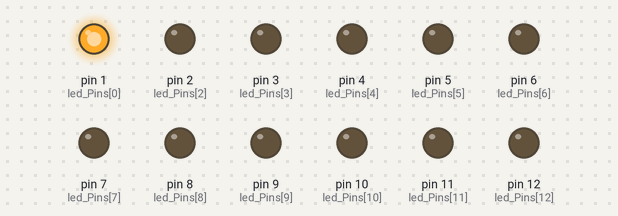
Recording of a sketch running on a simulated Arduino Uno, built with avr-gcc and run on an emulated ATmega328P. Shown: output pins drawn as LEDs (lit = HIGH).

Above: at 0.1 s.
At 4.2 s:
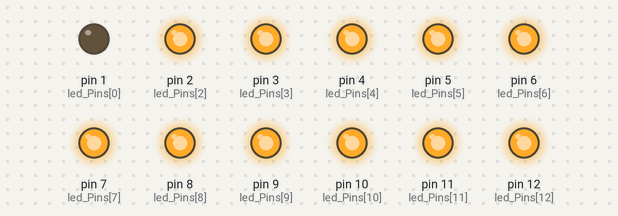
At 12.0 s:
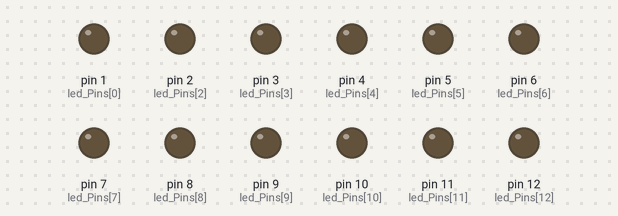
At 23.7 s:
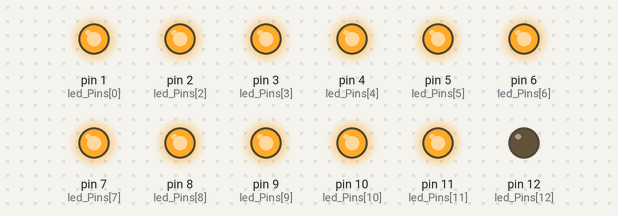
At 32.9 s:
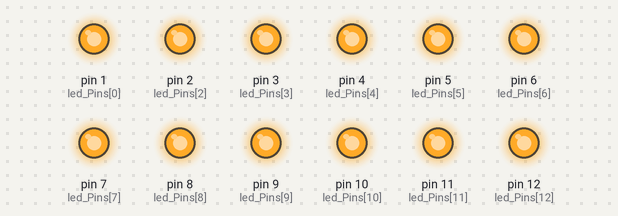
At 39.42 s:
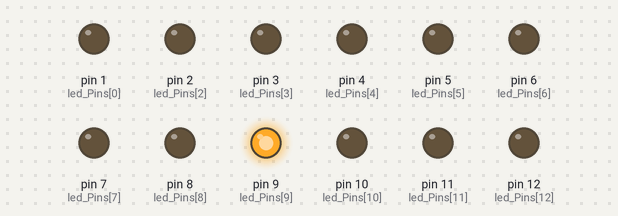
Timing chart, 0 to 40.0 s (numbered marks = the images above):
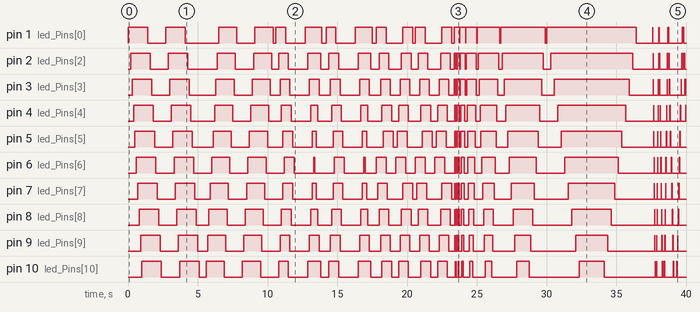

Measured:
- by itself, pin 1 (led_Pins[0]): LOW → HIGH at 0.00 s, → LOW 1.4 s later, → HIGH 1.3 s later, → LOW 1.4 s later, … (50 changes in this stretch)
- by itself, pin 2 (led_Pins[2]): LOW → HIGH at 0.20 s, → LOW 1.4 s later, → HIGH 1.3 s later, → LOW 1.4 s later, … (54 changes in this stretch)
- by itself, pin 3 (led_Pins[3]): LOW → HIGH at 0.30 s, → LOW 1.4 s later, → HIGH 1.3 s later, → LOW 1.4 s later, … (54 changes in this stretch)
- by itself, pin 4 (led_Pins[4]): LOW → HIGH at 0.40 s, → LOW 1.4 s later, → HIGH 1.3 s later, → LOW 1.4 s later, … (55 changes in this stretch)
- by itself, pin 5 (led_Pins[5]): LOW → HIGH at 0.50 s, → LOW 1.4 s later, → HIGH 1.3 s later, → LOW 1.4 s later, … (54 changes in this stretch)
- by itself, pin 6 (led_Pins[6]): LOW → HIGH at 0.60 s, → LOW 1.4 s later, → HIGH 1.3 s later, → LOW 1.4 s later, … (54 changes in this stretch)
- by itself, pin 7 (led_Pins[7]): LOW → HIGH at 0.70 s, → LOW 1.4 s later, → HIGH 1.3 s later, → LOW 1.4 s later, … (54 changes in this stretch)
- by itself, pin 8 (led_Pins[8]): LOW → HIGH at 0.80 s, → LOW 1.4 s later, → HIGH 1.3 s later, → LOW 1.4 s later, … (54 changes in this stretch)

The sketch:

LEDRing.ino
```cpp
/*
The LED’s on the ring are connected from Digital Pin 1 to Digital pin 12 of the Arduino.
First of all we need to include the idiotware library to our sketch.
We need to initialize this leds in void setup() function of arduino sketch.
The void loop() runs over and over again, repeatedly till power is removed.
We will use the function for example the sweep(1). The “1” means how many repetitions you wish
to do for that animation.This value can only be whole numbers, and not with decimal points.
*/
const int led_Pin_Count = 13; // // the number of leds (i.e. the length of the array)
int led_Pins[] = {1,1, 2, 3, 4, 5, 6, 7, 8, 9, 10, 11,12}; //an array of pin numbers to which LEDs are attached

void setup()
    {
     for(int i = 0; i < led_Pin_Count; i++)   // set all LEDs to output
        {
          pinMode(led_Pins[i], OUTPUT);
          digitalWrite(led_Pins[i], LOW);
        }
    }

void loop()
     {
       sweep(2);       //2 replicates of the sweep sequence
       circle(2);      //2 replicates of the circle sequence
       halfCircle(2);  //4 replicates of the halfCircle sequence
       curtain(1);
       fastSlow(1);
     }


void curtain(int Reps)
    {
     for(int k=1; k<(Reps+1); k++)
        {
          for(int j=1; j<257; j=j+j)
             {
               int LEDCounter=1;
               int LEDSwitch=1;
               for(int i=1; i>0 && i<14; i=i+LEDCounter)
                  {
                    if(LEDSwitch)
                      {
                        digitalWrite(led_Pins[i], HIGH);
                        delay(j);
                      }
                    else
                      {
                        digitalWrite(led_Pins[i], LOW);
                        delay(j);
                      }
                    if(i>12)
                      {
                        LEDCounter*=-1;
                        LEDSwitch=0;
                        digitalWrite(13, LOW);
                        delay(j);
                      }
                  }
             }
        }
    }

void fastSlow(int Reps)
     {
       for(int k=1; k<(Reps+1); k++)
          {
            for(int j=1; j<257; j=j+j)
               {
                 int LEDCounter=1;
                 for(int i=1; i>0 && i<14; i=i+LEDCounter)
                    {
                      blink(i, j, 10); //Call the blink method below
                      if(i>12)
                        {
                          LEDCounter*=-1;
                        }
                    }
               }
          }
      }


void blink(int LEDPin, int LEDOnTime, int LEDOffTime)
          {
            digitalWrite(led_Pins[LEDPin], HIGH);
            delay(LEDOnTime);
            digitalWrite(led_Pins[LEDPin], LOW);
            delay(LEDOffTime);
          }


void sweep(int Reps)
    {
      for(int k=1; k<(Reps+1); k++)
         {
           for(int i=0; i<=led_Pin_Count; i++)
              {
                digitalWrite(led_Pins[i],HIGH);
                delay(100);
              }
           for(int i=0; i<led_Pin_Count; i++)
              {
                digitalWrite(led_Pins[i],LOW);
                delay(100);
              }
         }
       for(int k=1; k<(Reps+1); k++)
         {
           for(int i=12; i>=0; i--)
              {
                digitalWrite(led_Pins[i],HIGH);
                delay(100);
              }
           for(int i=12; i>=0; i--)
              {
                digitalWrite(led_Pins[i],LOW);
                delay(100);
              }
         }
    }

void circle(int Reps)
    {
      for(int k=1; k<(Reps+1); k++)
         {
           for(int i= 0,j=12; i<6,j>=6; i++,j--)
              {
                digitalWrite(led_Pins[i],HIGH);
                digitalWrite(led_Pins[j],HIGH);
                delay(100);
              }
           for(int i= 12,j=0; i>6,j<=led_Pin_Count; i--,j++)
              {
                digitalWrite(led_Pins[i],LOW);
                digitalWrite(led_Pins[j],LOW);
                delay(100);
              }

            for(int i= 0,j=12; i<6,j>=6; i++,j--)
              {
                digitalWrite(led_Pins[i],HIGH);
                digitalWrite(led_Pins[j],HIGH);
                delay(100);
              }
           for(int i= 6,j=6; i>6,j<=led_Pin_Count; i--,j++)
              {
                digitalWrite(led_Pins[i],LOW);
                digitalWrite(led_Pins[j],LOW);
                delay(100);
              }

        }
    }

 void halfCircle(int Reps)
    {
      for(int k=1; k<(Reps+1); k++)
         {
           for(int i=0,j=6; i<=6,j<=12;i++,j++)
              {
                digitalWrite(led_Pins[i],HIGH);
                digitalWrite(led_Pins[j],HIGH);
                delay(100);
              }
           for(int i=6,j=0; i<=12,j<=6;i++,j++)
              {
                digitalWrite(led_Pins[i],LOW);
                digitalWrite(led_Pins[j],LOW);
                delay(100);
              }

           for(int i=12,j=6; i>=6,j>=0; i--,j--)
              {
                digitalWrite(led_Pins[i],HIGH);
                digitalWrite(led_Pins[j],HIGH);
                delay(100);
              }
           for(int i=12,j=6; i>=6,j>=0;i--,j--)
              {
                digitalWrite(led_Pins[i],LOW);
                digitalWrite(led_Pins[j],LOW);
                delay(100);
              }
          }
    }
```
